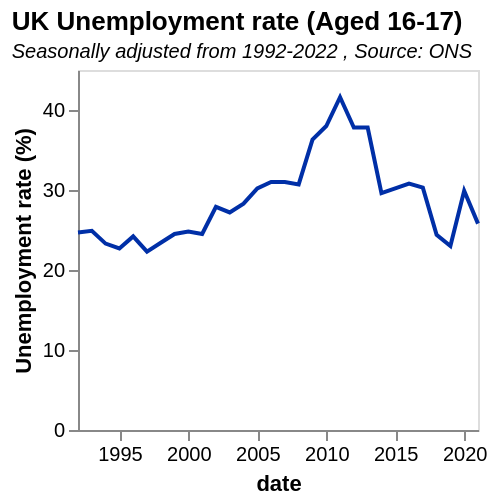

The specification (Vega-Lite) saved for this image:
### Vega-Lite specification from a JSON file in a GitHub repository (floating-point values rounded to 4 significant figures)
{"$schema": "https://vega.github.io/schema/vega-lite/v5.json", "data": {"values": [{"date": "1992", "label": "1992", "month": "", "quarter": "", "sourceDataset": "LMS", "updateDate": "2015-10-13T23:00:00.000Z", "value": "24.7", "year": "1992"}, {"date": "1993", "label": "1993", "month": "", "quarter": "", "sourceDataset": "LMS", "updateDate": "2015-10-13T23:00:00.000Z", "value": "24.9", "year": "1993"}, {"date": "1994", "label": "1994", "month": "", "quarter": "", "sourceDataset": "LMS", "updateDate": "2015-10-13T23:00:00.000Z", "value": "23.3", "year": "1994"}, {"date": "1995", "label": "1995", "month": "", "quarter": "", "sourceDataset": "LMS", "updateDate": "2015-10-13T23:00:00.000Z", "value": "22.7", "year": "1995"}, {"date": "1996", "label": "1996", "month": "", "quarter": "", "sourceDataset": "LMS", "updateDate": "2015-10-13T23:00:00.000Z", "value": "24.2", "year": "1996"}, {"date": "1997", "label": "1997", "month": "", "quarter": "", "sourceDataset": "LMS", "updateDate": "2015-10-13T23:00:00.000Z", "value": "22.3", "year": "1997"}, {"date": "1998", "label": "1998", "month": "", "quarter": "", "sourceDataset": "LMS", "updateDate": "2015-10-13T23:00:00.000Z", "value": "23.4", "year": "1998"}, {"date": "1999", "label": "1999", "month": "", "quarter": "", "sourceDataset": "LMS", "updateDate": "2015-10-13T23:00:00.000Z", "value": "24.5", "year": "1999"}, {"date": "2000", "label": "2000", "month": "", "quarter": "", "sourceDataset": "LMS", "updateDate": "2015-10-13T23:00:00.000Z", "value": "24.8", "year": "2000"}, {"date": "2001", "label": "2001", "month": "", "quarter": "", "sourceDataset": "LMS", "updateDate": "2015-10-13T23:00:00.000Z", "value": "24.5", "year": "2001"}, {"date": "2002", "label": "2002", "month": "", "quarter": "", "sourceDataset": "LMS", "updateDate": "2015-10-13T23:00:00.000Z", "value": "27.9", "year": "2002"}, {"date": "2003", "label": "2003", "month": "", "quarter": "", "sourceDataset": "LMS", "updateDate": "2015-10-13T23:00:00.000Z", "value": "27.2", "year": "2003"}, {"date": "2004", "label": "2004", "month": "", "quarter": "", "sourceDataset": "LMS", "updateDate": "2015-10-13T23:00:00.000Z", "value": "28.3", "year": "2004"}, {"date": "2005", "label": "2005", "month": "", "quarter": "", "sourceDataset": "LMS", "updateDate": "2015-10-13T23:00:00.000Z", "value": "30.2", "year": "2005"}, {"date": "2006", "label": "2006", "month": "", "quarter": "", "sourceDataset": "LMS", "updateDate": "2015-10-13T23:00:00.000Z", "value": "31.0", "year": "2006"}, {"date": "2007", "label": "2007", "month": "", "quarter": "", "sourceDataset": "LMS", "updateDate": "2015-10-13T23:00:00.000Z", "value": "31.0", "year": "2007"}, {"date": "2008", "label": "2008", "month": "", "quarter": "", "sourceDataset": "LMS", "updateDate": "2015-10-13T23:00:00.000Z", "value": "30.7", "year": "2008"}, {"date": "2009", "label": "2009", "month": "", "quarter": "", "sourceDataset": "LMS", "updateDate": "2015-10-13T23:00:00.000Z", "value": "36.3", "year": "2009"}, {"date": "2010", "label": "2010", "month": "", "quarter": "", "sourceDataset": "LMS", "updateDate": "2015-10-13T23:00:00.000Z", "value": "38.0", "year": "2010"}, {"date": "2011", "label": "2011", "month": "", "quarter": "", "sourceDataset": "LMS", "updateDate": "2019-02-19T00:00:00.000Z", "value": "41.6", "year": "2011"}, {"date": "2012", "label": "2012", "month": "", "quarter": "", "sourceDataset": "LMS", "updateDate": "2019-02-19T00:00:00.000Z", "value": "37.8", "year": "2012"}, {"date": "2013", "label": "2013", "month": "", "quarter": "", "sourceDataset": "LMS", "updateDate": "2017-05-16T23:00:00.000Z", "value": "37.8", "year": "2013"}, {"date": "2014", "label": "2014", "month": "", "quarter": "", "sourceDataset": "LMS", "updateDate": "2019-02-19T00:00:00.000Z", "value": "29.6", "year": "2014"}, {"date": "2015", "label": "2015", "month": "", "quarter": "", "sourceDataset": "LMS", "updateDate": "2019-02-19T00:00:00.000Z", "value": "30.2", "year": "2015"}, {"date": "2016", "label": "2016", "month": "", "quarter": "", "sourceDataset": "LMS", "updateDate": "2019-02-19T00:00:00.000Z", "value": "30.8", "year": "2016"}, {"date": "2017", "label": "2017", "month": "", "quarter": "", "sourceDataset": "LMS", "updateDate": "2018-02-21T00:00:00.000Z", "value": "30.3", "year": "2017"}, {"date": "2018", "label": "2018", "month": "", "quarter": "", "sourceDataset": "LMS", "updateDate": "2019-02-19T00:00:00.000Z", "value": "24.4", "year": "2018"}, {"date": "2019", "label": "2019", "month": "", "quarter": "", "sourceDataset": "LMS", "updateDate": "2020-02-18T00:00:00.000Z", "value": "23.0", "year": "2019"}, {"date": "2020", "label": "2020", "month": "", "quarter": "", "sourceDataset": "LMS", "updateDate": "2022-08-15T23:00:00.000Z", "value": "29.9", "year": "2020"}, {"date": "2021", "label": "2021", "month": "", "quarter": "", "sourceDataset": "LMS", "updateDate": "2022-08-15T23:00:00.000Z", "value": "25.8", "year": "2021"}], "format": {"parse": {"date": "date"}}}, "title": {"text": "UK Unemployment rate (Aged 16-17) ", "subtitle": "Seasonally adjusted from 1992-2022 , Source: ONS", "subtitleFontStyle": "italic", "subtitleFontSize": 10, "anchor": "start", "color": "black"}, "width": 200, "height": 180, "mark": {"type": "line", "color": "rgb(0,47,167"}, "encoding": {"x": {"field": "date", "type": "temporal", "axis": {"grid": false}}, "y": {"field": "value", "type": "quantitative", "axis": {"grid": false}, "title": "Unemployment rate (%)"}}, "config": {}, "transform": [{"calculate": "datum.Totals/1000", "as": "billions"}]}
